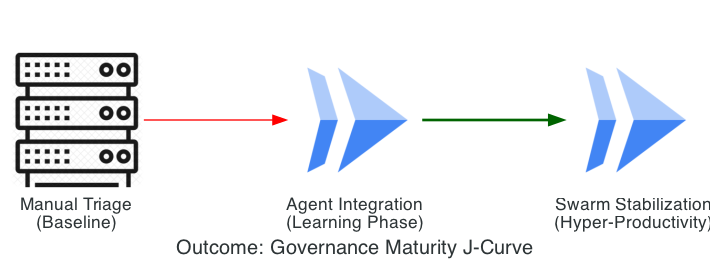

Write Python code to recreate this figure.
from diagrams import Diagram, Edge
from diagrams.generic.compute import Rack
from diagrams.gcp.compute import Run

graph_attr = {"pad": "0.1", "nodesep": "1.0", "ranksep": "1.5", "bgcolor": "transparent"}

with Diagram("Outcome: Governance Maturity J-Curve", show=False, filename="gov_maturity_jcurve", direction="LR", graph_attr=graph_attr):
    start = Rack("Manual Triage\n(Baseline)")
    dip = Run("Agent Integration\n(Learning Phase)")
    surge = Run("Swarm Stabilization\n(Hyper-Productivity)")

    start >> Edge(color="red") >> dip >> Edge(color="darkgreen", style="bold") >> surge
